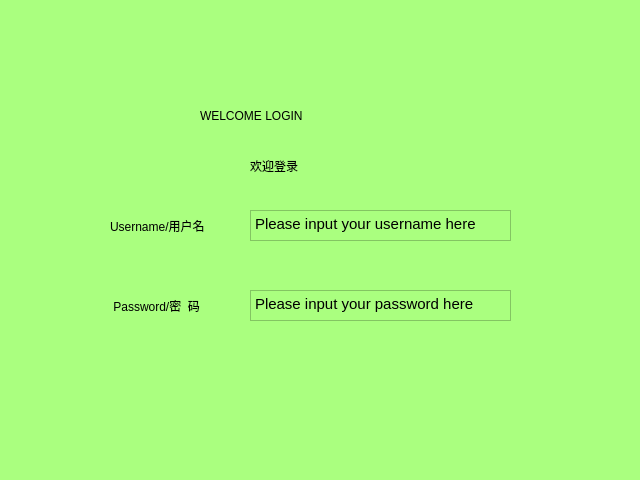
<?xml version="1.0" encoding="UTF-8"?>
<ui version="4.0">
 <class>Dialog_login</class>
 <widget class="QDialog" name="Dialog_login">
  <property name="geometry">
   <rect>
    <x>0</x>
    <y>0</y>
    <width>640</width>
    <height>480</height>
   </rect>
  </property>
  <property name="windowTitle">
   <string>Dialog</string>
  </property>
  <property name="styleSheet">
   <string notr="true">background-color: rgb(170, 255, 127);</string>
  </property>
  <widget class="QLabel" name="WELCOME">
   <property name="geometry">
    <rect>
     <x>200</x>
     <y>90</y>
     <width>231</width>
     <height>51</height>
    </rect>
   </property>
   <property name="styleSheet">
    <string notr="true">font: 14pt &quot;Eras Medium ITC&quot;;
font: 75 9pt &quot;Agency FB&quot;;
font: 12pt &quot;Eras Demi ITC&quot;;
font: italic 18pt &quot;Harlow Solid Italic&quot;;
font: 18pt &quot;Segoe Script&quot;;</string>
   </property>
   <property name="text">
    <string>WELCOME LOGIN</string>
   </property>
  </widget>
  <widget class="QLabel" name="USERNAME">
   <property name="geometry">
    <rect>
     <x>110</x>
     <y>200</y>
     <width>131</width>
     <height>51</height>
    </rect>
   </property>
   <property name="styleSheet">
    <string notr="true">font: 14pt &quot;Eras Medium ITC&quot;;
font: 75 9pt &quot;Agency FB&quot;;
font: 12pt &quot;Eras Demi ITC&quot;;</string>
   </property>
   <property name="text">
    <string>Username/用户名</string>
   </property>
  </widget>
  <widget class="QTextEdit" name="username">
   <property name="geometry">
    <rect>
     <x>250</x>
     <y>210</y>
     <width>261</width>
     <height>31</height>
    </rect>
   </property>
   <property name="styleSheet">
    <string notr="true">font: 75 9pt &quot;Agency FB&quot;;
font: 9pt &quot;Calibri&quot;;
font: 12pt &quot;Fixedsys&quot;;</string>
   </property>
   <property name="html">
    <string>&lt;!DOCTYPE HTML PUBLIC &quot;-//W3C//DTD HTML 4.0//EN&quot; &quot;http://www.w3.org/TR/REC-html40/strict.dtd&quot;&gt;
&lt;html&gt;&lt;head&gt;&lt;meta name=&quot;qrichtext&quot; content=&quot;1&quot; /&gt;&lt;style type=&quot;text/css&quot;&gt;
p, li { white-space: pre-wrap; }
&lt;/style&gt;&lt;/head&gt;&lt;body style=&quot; font-family:'Fixedsys'; font-size:12pt; font-weight:400; font-style:normal;&quot;&gt;
&lt;p style=&quot; margin-top:0px; margin-bottom:0px; margin-left:0px; margin-right:0px; -qt-block-indent:0; text-indent:0px;&quot;&gt;&lt;span style=&quot; font-family:'SimSun'; font-size:11pt;&quot;&gt;Please input your username here&lt;/span&gt;&lt;/p&gt;&lt;/body&gt;&lt;/html&gt;</string>
   </property>
  </widget>
  <widget class="QLabel" name="USERNAME_2">
   <property name="geometry">
    <rect>
     <x>110</x>
     <y>280</y>
     <width>131</width>
     <height>51</height>
    </rect>
   </property>
   <property name="styleSheet">
    <string notr="true">font: 14pt &quot;Eras Medium ITC&quot;;
font: 75 9pt &quot;Agency FB&quot;;
font: 12pt &quot;Eras Demi ITC&quot;;</string>
   </property>
   <property name="text">
    <string> Password/密  码</string>
   </property>
  </widget>
  <widget class="QTextEdit" name="textEdit_3">
   <property name="geometry">
    <rect>
     <x>250</x>
     <y>290</y>
     <width>261</width>
     <height>31</height>
    </rect>
   </property>
   <property name="styleSheet">
    <string notr="true">font: 75 9pt &quot;Agency FB&quot;;
font: 9pt &quot;Calibri&quot;;
font: 12pt &quot;Fixedsys&quot;;</string>
   </property>
   <property name="html">
    <string>&lt;!DOCTYPE HTML PUBLIC &quot;-//W3C//DTD HTML 4.0//EN&quot; &quot;http://www.w3.org/TR/REC-html40/strict.dtd&quot;&gt;
&lt;html&gt;&lt;head&gt;&lt;meta name=&quot;qrichtext&quot; content=&quot;1&quot; /&gt;&lt;style type=&quot;text/css&quot;&gt;
p, li { white-space: pre-wrap; }
&lt;/style&gt;&lt;/head&gt;&lt;body style=&quot; font-family:'Fixedsys'; font-size:12pt; font-weight:400; font-style:normal;&quot;&gt;
&lt;p style=&quot; margin-top:0px; margin-bottom:0px; margin-left:0px; margin-right:0px; -qt-block-indent:0; text-indent:0px;&quot;&gt;&lt;span style=&quot; font-family:'SimSun'; font-size:11pt;&quot;&gt;Please input your password here&lt;/span&gt;&lt;/p&gt;&lt;/body&gt;&lt;/html&gt;</string>
   </property>
  </widget>
  <widget class="QLabel" name="WELCOME_2">
   <property name="geometry">
    <rect>
     <x>250</x>
     <y>140</y>
     <width>101</width>
     <height>51</height>
    </rect>
   </property>
   <property name="styleSheet">
    <string notr="true">font: 14pt &quot;Eras Medium ITC&quot;;
font: 75 9pt &quot;Agency FB&quot;;
font: 12pt &quot;Eras Demi ITC&quot;;
font: italic 18pt &quot;Harlow Solid Italic&quot;;
font: 18pt &quot;Segoe Script&quot;;</string>
   </property>
   <property name="text">
    <string>欢迎登录</string>
   </property>
  </widget>
 </widget>
 <resources/>
 <connections/>
</ui>
